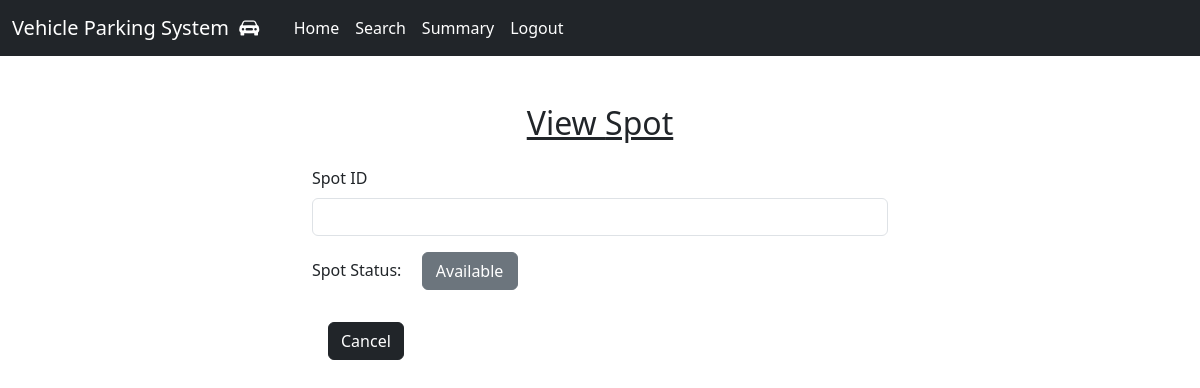
/admin_view_spot/1_6 (signed in), run on an earlier commit of the app's database.
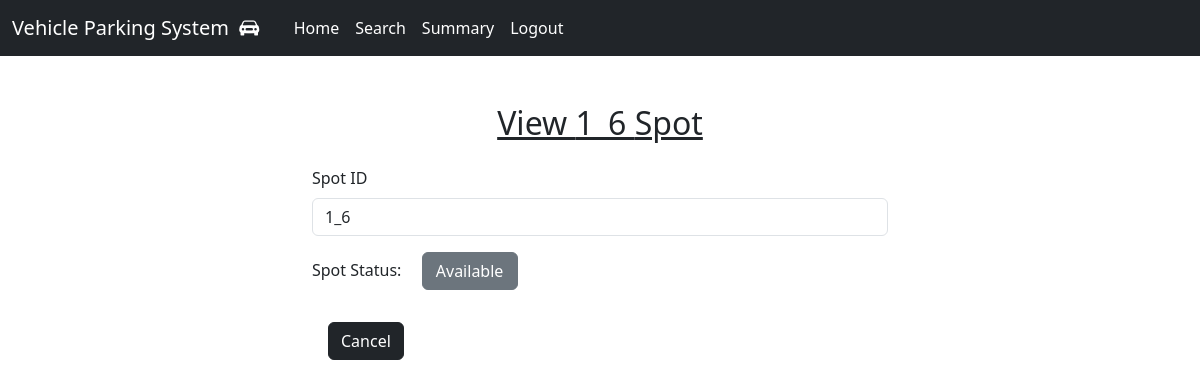
And on a later commit of the database.
### controllers/models.py (models this page shows)
class ParkingSpot(db.Model):
    id = db.Column(db.Integer, primary_key=True, autoincrement=True)
    lot_id = db.Column(db.Integer, db.ForeignKey('parking_lot.id'), nullable=False)
    status = db.Column(db.String(1), nullable=False, default='A')
    spot = db.Column(db.String, nullable=False)

### controllers/general_routes.py (the view)
@app.route('/admin_view_spot/<string:spot_id>', methods=['GET', 'POST'])
def admin_view_spot(spot_id):
    parking_spot = ParkingSpot.query.filter_by(spot=spot_id).first()
    return render_template('/admin_view_spot.html', parking_spot=parking_spot)

### templates/admin_view_spot.html (shortened to what this page needs)
<!DOCTYPE html>
<html lang="en">
<head>
</head>
{% include 'index.html' %}
<body>
        {% block content %}
    <div class="container-fluid">
        <div class="row justify-content-center">
            <div class="col-6 m-3">
                <div class="header text-center mb-4">
                    <h2><u> View {{ parking_spot.location }} {{ parking_spot.spot }} Spot</u></h2>
                </div>
                <form method="post" action="/admin_home" >
                    <div class="mt-4 mb-1.5">
                        <label for="spot_id" class="form-label">Spot ID</label>
                        <input type="text" class="form-control" id="spot_id" name="spot_id" value="{{ parking_spot.spot }}" readonly>
                    </div>
                    <div class="mb-1.5">
                        <label for="spot_status" class="form-label">Spot Status: </label>
                        {% if parking_spot.status == 'O' %}
                            <a href="/admin_spot_view/{{ parking_spot.spot }}" class="btn btn-dark m-3">{{parking_spot.status}}</a>
                        {%else%}
                            <a class='btn btn-secondary m-3 col-2'>Available</a>
                        {%endif%}
                    </div>
                        <button type="Cancel" class="btn btn-dark m-3">Cancel</button>
                </form>
            </div>
        </div>
    </div>
    {%endblock%}
</body>
</html>

What changed in the data, as far as the page shows it:
now on this page (row edited): ParkingSpot: spot "1_6", spot_id "1_6"
